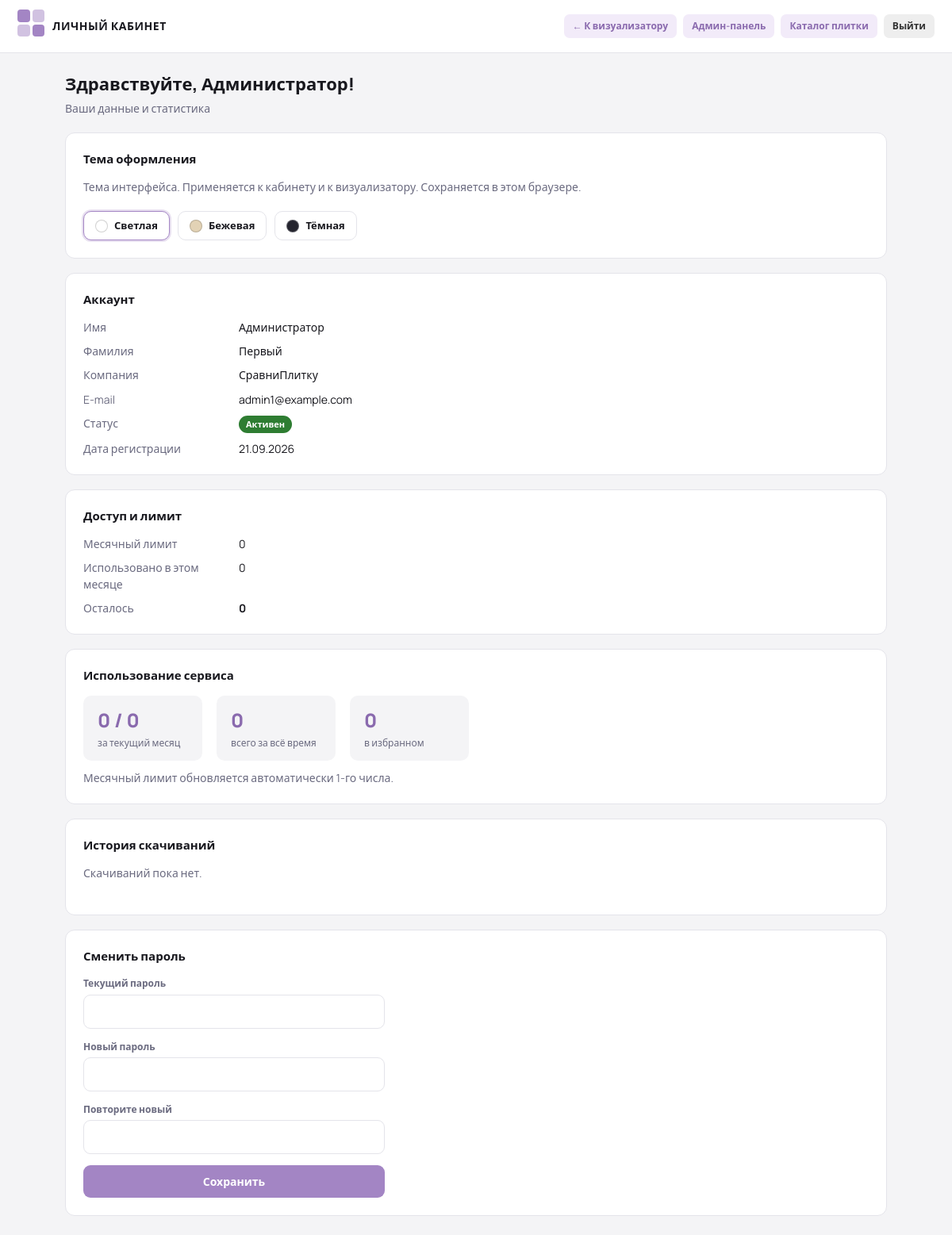
Page /auth/cabinet.php (signed in) on the committed database.
### tables this page shows
CREATE TABLE IF NOT EXISTS users (
  id                     INT AUTO_INCREMENT PRIMARY KEY,
  email                  VARCHAR(255) NOT NULL UNIQUE,
  password_hash          VARCHAR(255) NOT NULL,
  first_name             VARCHAR(100) NOT NULL DEFAULT '',
  last_name              VARCHAR(100) NOT NULL DEFAULT '',
  company                VARCHAR(200) NOT NULL DEFAULT '',
  role                   ENUM('user','admin') NOT NULL DEFAULT 'user',
  status                 ENUM('pending','active','banned','restricted') NOT NULL DEFAULT 'pending',
  restriction_until      DATETIME NULL,
  downloads_bonus        INT NOT NULL DEFAULT 0,    
  downloads_monthly      INT NOT NULL DEFAULT 0,    
  downloads_total        INT NOT NULL DEFAULT 0,    
  downloads_reset_month  VARCHAR(7) NULL,           
  favorites              TEXT NULL,                 
  created_at             DATETIME NOT NULL DEFAULT CURRENT_TIMESTAMP,
  approved_by            INT NULL,
  approved_at            DATETIME NULL
);

### auth/db.php (called while the page is built, shortened)
<?php
function db() {
    static $pdo = null;
    if ($pdo === null) {
        $dsn = 'mysql:host=' . DB_HOST . ';dbname=' . DB_NAME . ';charset=' . DB_CHARSET;
        try {
            $pdo = new PDO($dsn, DB_USER, DB_PASS, [
                PDO::ATTR_ERRMODE            => PDO::ERRMODE_EXCEPTION,
                PDO::ATTR_DEFAULT_FETCH_MODE => PDO::FETCH_ASSOC,
                PDO::ATTR_EMULATE_PREPARES   => false,
            ]);
        } catch (PDOException $e) {
            http_response_code(500);
            die('Ошибка подключения к базе данных. Проверьте настройки в auth/config.php');
        }
    }
    return $pdo;
}

### auth/functions.php (called while the page is built, shortened)
<?php
require_once __DIR__ . '/db.php';
function current_user() {
    $stmt = db()->prepare('SELECT * FROM users WHERE id = ? LIMIT 1');
    $stmt->execute([$_SESSION['uid']]);
    $u = $stmt->fetch();
    $cached = $u ?: null;
    return $cached;
}
function access_gate(&$user) {
    switch ($user['status']) {
        case 'active':
            return [true, ''];
    }
}
function require_login() {
    $u = current_user();
    list($ok, $msg) = access_gate($u);
    return $u;
}
function effective_limit($user) {
    $limit = (int)DEFAULT_MONTHLY_LIMIT + (int)$user['downloads_bonus'];
    return $limit < 0 ? 0 : $limit;
}
function get_favorites($user) {
    $raw = $user['favorites'] ?? '';
    if (!$raw) return [];
    $arr = json_decode($raw, true);
    return sanitize_fav_ids($arr);
}
function h($s) {
    return htmlspecialchars((string)$s, ENT_QUOTES, 'UTF-8');
}
function status_label($status) {
    $map = [
        'pending'    => ['Ожидает',     '#B8860B'],
        'active'     => ['Активен',     '#2E7D32'],
        'banned'     => ['Заблокирован','#C62828'],
        'restricted' => ['Ограничен',   '#E65100'],
    ];
    return $map[$status] ?? [$status, '#666'];
}

### analytics/functions.php (called while the page is built, shortened)
<?php
require_once __DIR__ . '/../auth/functions.php';
function analytics_ready() {
    static $r = null;
    if ($r !== null) return $r;
    try {
        $r = (bool)db()->query("SHOW TABLES LIKE 'analytics_events'")->fetchColumn();
    } catch (Exception $e) {
        $r = false;
    }
    return $r;
}
function analytics_user_downloads($userId, $limit = 100) {
    $uid = (int)$userId; $lim = (int)$limit;
    try {
        $st = db()->prepare("SELECT created_at, scene_id, selection_json, status,
                                    used_before, used_after, error_message
                             FROM download_events WHERE user_id = ?
                             ORDER BY created_at DESC LIMIT $lim");
        $st->execute([$uid]);
        return $st->fetchAll();
    } catch (Throwable $e) { return []; }
}

### auth/cabinet.php (the view, shortened to what this page needs)
<?php
require_once __DIR__ . '/functions.php';
$user = require_login();
$analyticsFns = __DIR__ . '/../analytics/functions.php';
$hasAnalytics = false;
if (is_file($analyticsFns)) { require_once $analyticsFns; $hasAnalytics = function_exists('analytics_ready') && analytics_ready(); }
$limit    = effective_limit($user);
$used     = (int)$user['downloads_monthly'];
$remain   = max(0, $limit - $used);
$favCount = count(get_favorites($user));
$downloads = $hasAnalytics ? analytics_user_downloads($user['id'], 10) : [];
?>
<!DOCTYPE html>
<html lang="ru">
<head>
<link rel="stylesheet" href="auth.css">
</head>
<body>
<div class="topbar">
  <div class="brand"><span class="auth-logo"><span class="mark"><i></i><i></i><i></i><i></i></span></span> Личный кабинет</div>
  <nav>
    <a class="btn btn--ghost btn--sm" href="../index.php">← К визуализатору</a>
    <?php if ($user['role'] === 'admin'): ?><a class="btn btn--ghost btn--sm" href="admin.php">Админ-панель</a><a class="btn btn--ghost btn--sm" href="../catalog/admin/tiles.php">Каталог плитки</a><?php endif; ?>
    <a class="btn btn--neutral btn--sm" href="logout.php">Выйти</a>
  </nav>
</div>
<div class="page">
  <h1>Здравствуйте, <?= h($user['first_name'] ?: 'пользователь') ?>!</h1>
  <p class="muted">Ваши данные и статистика</p>
  <div class="panel">
    <h2>Тема оформления</h2>
    <p class="muted">Тема интерфейса. Применяется к кабинету и к визуализатору. Сохраняется в этом браузере.</p>
    <div class="theme-switch" id="themeSwitch">
      <button type="button" class="theme-btn" data-set-theme="light" title="Светлая тема"><span class="theme-dot theme-dot--light"></span>Светлая</button>
      <button type="button" class="theme-btn" data-set-theme="beige" title="Бежевая тема"><span class="theme-dot theme-dot--beige"></span>Бежевая</button>
      <button type="button" class="theme-btn" data-set-theme="dark"  title="Тёмная тема"><span class="theme-dot theme-dot--dark"></span>Тёмная</button>
    </div>
  </div>
  <div class="panel">
    <h2>Аккаунт</h2>
    <div class="kv">
      <div>Имя</div><div><?= h($user['first_name'] ?: '—') ?></div>
      <div>Фамилия</div><div><?= h($user['last_name'] ?: '—') ?></div>
      <div>Компания</div><div><?= h($user['company'] ?: '—') ?></div>
      <div>E-mail</div><div><?= h($user['email']) ?></div>
      <div>Статус</div><div><?php list($l,$c)=status_label($user['status']); ?><span class="badge" style="background:<?= $c ?>"><?= h($l) ?></span></div>
      <div>Дата регистрации</div><div><?= h(date('d.m.Y', strtotime($user['created_at']))) ?></div>
    </div>
  </div>
  <div class="panel">
    <h2>Доступ и лимит</h2>
    <div class="kv">
      <div>Месячный лимит</div><div><?= (int)$limit ?></div>
      <div>Использовано в этом месяце</div><div><?= (int)$used ?></div>
      <div>Осталось</div><div><strong><?= (int)$remain ?></strong></div>
    </div>
  </div>
  <div class="panel">
    <h2>Использование сервиса</h2>
    <div class="stat">
      <div class="box"><div class="n"><?= (int)$used ?> / <?= (int)$limit ?></div><div class="l">за текущий месяц</div></div>
      <div class="box"><div class="n"><?= (int)$user['downloads_total'] ?></div><div class="l">всего за всё время</div></div>
      <div class="box"><div class="n"><?= (int)$favCount ?></div><div class="l">в избранном</div></div>
    </div>
    <p class="muted" style="margin-top:12px;margin-bottom:0">Месячный лимит обновляется автоматически 1-го числа.</p>
  </div>
  <?php if ($hasAnalytics): ?>
  <div class="panel">
    <h2>История скачиваний</h2>
    <?php if (!$downloads): ?><p class="muted">Скачиваний пока нет.</p><?php endif; ?>
  </div>
  <?php endif; ?>
  <div class="panel">
    <h2>Сменить пароль</h2>
    <form method="post" style="max-width:380px">
      <div class="field"><label>Текущий пароль</label><input type="password" name="current" required></div>
      <div class="field"><label>Новый пароль</label><input type="password" name="new" required></div>
      <div class="field"><label>Повторите новый</label><input type="password" name="new2" required></div>
      <button class="btn btn--primary" type="submit">Сохранить</button>
    </form>
  </div>
</div>
</body>
</html>

### auth/auth.css (style rules this page uses)
:root { --primary:#A385C4; --primary-dark:#8A6AAE; --primary-light:#F2EBF9; --bg:#F4F4F6; --card:#FFFFFF; --border:#E4E4EA; --text:#18181E; --text-sec:#6B6B80; --ok:#2E7D32; --warn:#E65100; --danger:#C62828; --radius:12px; --shadow:0 6px 30px rgba(0,0,0,.10); }
* { box-sizing:border-box;margin:0;padding:0 }
body { font-family:'Manrope',system-ui,Arial,sans-serif;color:var(--text);background:var(--bg); -webkit-font-smoothing:antialiased;font-size:14px;line-height:1.45;min-height:100vh; }
a { color:var(--primary-dark);text-decoration:none }
.auth-logo { display:flex;align-items:center;gap:10px;justify-content:center;margin-bottom:8px }
.auth-logo .mark { display:grid;grid-template-columns:1fr 1fr;gap:3px;width:34px }
.auth-logo .mark i { display:block;width:100%;padding-top:100%;border-radius:4px;background:var(--primary) }
.auth-logo .mark i:nth-child(2),.auth-logo .mark i:nth-child(3) { opacity:.5 }
.field { margin-bottom:14px }
.field label { display:block;font-size:12px;font-weight:600;color:var(--text-sec);margin-bottom:5px }
.field input { width:100%;padding:11px 13px;border:1.5px solid var(--border);border-radius:9px; font-family:inherit;font-size:14px;background:var(--card);color:var(--text);transition:border-color .15s }
.btn { display:inline-flex;align-items:center;justify-content:center;gap:7px; padding:11px 16px;border:none;border-radius:9px;font-family:inherit;font-size:14px;font-weight:700; cursor:pointer;transition:background .15s,opacity .15s }
.btn--primary { background:var(--primary);color:#fff;width:100% }
.btn--ghost { background:var(--primary-light);color:var(--primary-dark) }
.btn--sm { padding:6px 11px;font-size:12px;font-weight:600;border-radius:7px }
.btn--neutral { background:#EEE;color:#333 }
.topbar { background:var(--card);border-bottom:1px solid var(--border); display:flex;align-items:center;justify-content:space-between;padding:12px 22px;position:sticky;top:0;z-index:10 }
.topbar .brand { display:flex;align-items:center;gap:10px;font-weight:800;text-transform:uppercase;letter-spacing:.04em }
.topbar nav { display:flex;align-items:center;gap:8px }
.page { max-width:1080px;margin:24px auto;padding:0 22px }
.page h1 { font-size:22px;font-weight:800;margin-bottom:4px }
.page .muted { color:var(--text-sec);margin-bottom:20px }
.panel { background:var(--card);border:1px solid var(--border);border-radius:var(--radius);padding:22px;margin-bottom:18px }
.panel h2 { font-size:15px;font-weight:800;margin-bottom:14px }
.kv { display:grid;grid-template-columns:180px 1fr;gap:10px 16px;font-size:14px }
.kv div:nth-child(odd) { color:var(--text-sec) }
.stat { display:flex;gap:18px;flex-wrap:wrap }
.stat .box { background:var(--bg);border-radius:10px;padding:14px 18px;min-width:150px }
.stat .box .n { font-size:24px;font-weight:800;color:var(--primary-dark) }
.stat .box .l { font-size:12px;color:var(--text-sec);margin-top:2px }
.badge { display:inline-block;padding:3px 9px;border-radius:20px;font-size:11px;font-weight:700;color:#fff }
.theme-switch { display: flex; gap: 10px; flex-wrap: wrap; margin-top: 10px; }
.theme-btn { display: flex; align-items: center; gap: 8px; padding: 8px 14px; border: 1px solid var(--border, #E4E4EA); border-radius: 10px; background: var(--card); font: inherit; font-size: 13px; font-weight: 600; color: var(--text, #18181E); cursor: pointer; transition: border-color .15s, box-shadow .15s; }
.theme-btn.active { border-color: var(--primary, #A385C4); box-shadow: 0 0 0 2px rgba(163,133,196,.25); }
.theme-dot { width: 16px; height: 16px; border-radius: 50%; border: 1px solid rgba(0,0,0,0.18); display: inline-block; }
.theme-dot--light { background: #FFFFFF; }
.theme-dot--beige { background: #E2D2B5; }
.theme-dot--dark { background: #24242E; border-color: rgba(255,255,255,0.25); }
.page select, .page textarea, .page input[type="text"], .page input[type="number"], .page input[type="password"] { background:var(--card); color:var(--text); border:1px solid var(--border); }

### rows in the picture
users: first_name "Администратор", last_name "Первый", company "СравниПлитку", email "admin1@example.com", created_at "21.09.2026", downloads_monthly "0", downloads_bonus "0", downloads_total "0"

### other values in the picture
$l "Активен"
$limit "0"
$favCount "0"
